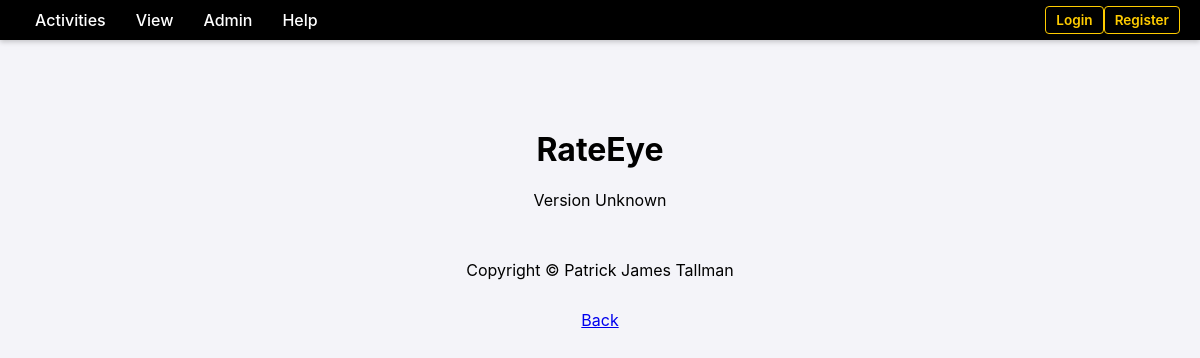
Before: /about with the older database file.
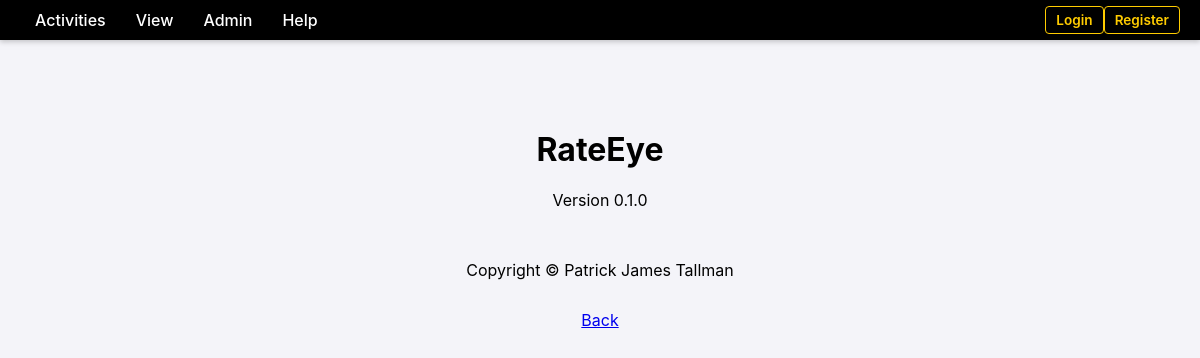
After: the same page with the newer database file.
### database.py (models this page shows)
class SystemSetting(Base):
    __tablename__ = "system_settings"
    name = Column(String, primary_key=True, index=True)
    value = Column(String)

### main.py (the view)
@app.get("/about", response_class=HTMLResponse, tags=[PageType.INFO])
async def about_page(
    request: Request,
    accept_language: str = Header(None),
    db: Session = Depends(get_db)
):
    t = get_text(accept_language)
    version = get_system_setting(db, "version", "Unknown")
    return templates.TemplateResponse(request, "about.html", {"t": t, "version": version})

### templates/about.html (shortened to what this page needs)
{% extends "base.html" %}
{% block content %}
<div style="text-align: center; margin-top: 50px;">
    <h1>RateEye</h1>
    <p>Version {{ version }}</p>
    <div style="margin-top: 50px;">
        <p>Copyright &copy; Patrick James Tallman</p>
    </div>
    <div style="margin-top: 30px;">
        <a href="/" class="btn">Back</a>
    </div>
</div>
{% endblock %}

### templates/base.html (shortened to what this page needs)
<!DOCTYPE html>
<html>
<head>
    <link rel="stylesheet" href="/static/css/style.css">
</head>
<body>
    <div class="menu-bar">
        <div class="menu-item">{{ t.menu_activities or 'Activities' }}
        </div>
        <div class="menu-item">{{ t.menu_view }}
        </div>
        <div class="menu-item">{{ t.menu_admin or 'Admin' }}
        </div>
        <div class="menu-item">{{ t.menu_help }}
        </div>
        <div class="user-info">
            {% if user %}
                <span>{{ t.msg_logged_in_as }} {{ user.email }}</span>
                <a href="/logout">{{ t.nav_logout }}</a>
            {% else %}
                <a href="/login">{{ t.nav_login }}</a>
                <a href="/register">{{ t.nav_register }}</a>
            {% endif %}
        </div>
    </div>
    <div class="content">
        {% block content %}{% endblock %}
    </div>
</body>
</html>

### static/css/style.css (style rules this page uses)
body { font-family: -apple-system, BlinkMacSystemFont, "Segoe UI", Roboto, Helvetica, Arial, sans-serif; margin: 0; padding: 0; background-color: #f4f4f9; }
.menu-bar { background-color: #000000; color: #ffffff; display: flex; padding: 0 20px; align-items: stretch; box-shadow: 0 2px 5px rgba(0,0,0,0.2); height: 40px; }
.menu-item { position: relative; padding: 0 15px; cursor: pointer; font-weight: 500; display: flex; align-items: center; }
.content { padding: 40px; max-width: 800px; margin: 0 auto; }
.user-info { margin-left: auto; display: flex; align-items: center; color: white; font-size: 0.85em; }
.user-info a { color: #ffcc00; font-weight: 600; text-decoration: none; padding: 5px 10px; border: 1px solid #ffcc00; border-radius: 4px; }

Changed rows visible on the page:
added SystemSetting: value "0.1.0"
Other visible differences:
{{ version }}: "Unknown" → (not shown)
